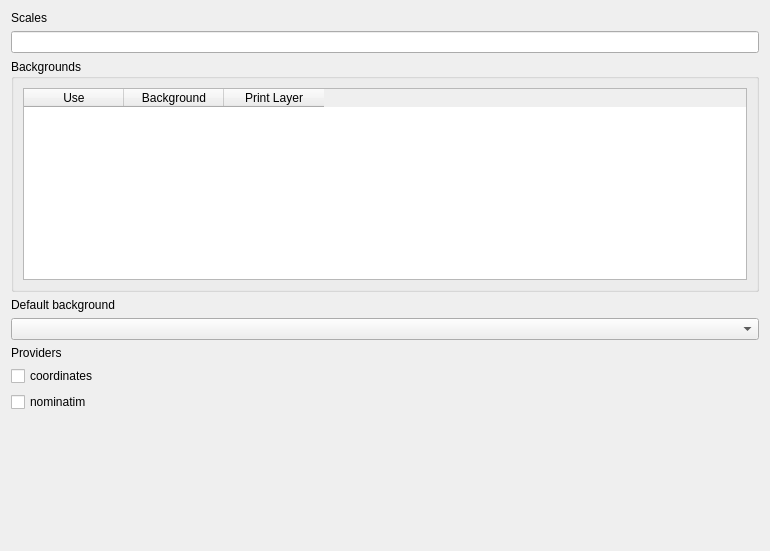
<?xml version="1.0" encoding="UTF-8"?>
<ui version="4.0">
 <class>Form</class>
 <widget class="QWidget" name="Form">
  <property name="geometry">
   <rect>
    <x>0</x>
    <y>0</y>
    <width>770</width>
    <height>551</height>
   </rect>
  </property>
  <property name="windowTitle">
   <string>Form</string>
  </property>
  <layout class="QGridLayout" name="gridLayout_2">
   <item row="0" column="0">
    <layout class="QGridLayout" name="gridLayout">
     <item row="1" column="1">
      <widget class="QLineEdit" name="scaleLineEdit">
       <property name="text">
        <string/>
       </property>
       <property name="placeholderText">
        <string/>
       </property>
      </widget>
     </item>
     <item row="6" column="1">
      <widget class="QCheckBox" name="coordinatesCheckBox">
       <property name="text">
        <string>coordinates</string>
       </property>
      </widget>
     </item>
     <item row="2" column="1">
      <widget class="QGroupBox" name="backgroundGroupBox">
       <property name="layoutDirection">
        <enum>Qt::LeftToRight</enum>
       </property>
       <property name="title">
        <string>Backgrounds</string>
       </property>
       <layout class="QVBoxLayout" name="backgroundLayout">
        <item>
         <widget class="QTableWidget" name="backgroundTable">
          <attribute name="horizontalHeaderVisible">
           <bool>true</bool>
          </attribute>
          <attribute name="horizontalHeaderCascadingSectionResizes">
           <bool>true</bool>
          </attribute>
          <attribute name="horizontalHeaderStretchLastSection">
           <bool>false</bool>
          </attribute>
          <attribute name="verticalHeaderVisible">
           <bool>false</bool>
          </attribute>
          <column>
           <property name="text">
            <string>Use</string>
           </property>
           <property name="textAlignment">
            <set>AlignCenter</set>
           </property>
          </column>
          <column>
           <property name="text">
            <string>Background</string>
           </property>
           <property name="textAlignment">
            <set>AlignCenter</set>
           </property>
          </column>
          <column>
           <property name="text">
            <string>Print Layer</string>
           </property>
           <property name="textAlignment">
            <set>AlignCenter</set>
           </property>
          </column>
         </widget>
        </item>
       </layout>
      </widget>
     </item>
     <item row="5" column="1">
      <widget class="QLabel" name="providersLabel">
       <property name="text">
        <string>Providers</string>
       </property>
      </widget>
     </item>
     <item row="7" column="1">
      <widget class="QCheckBox" name="nominatimCheckBox">
       <property name="text">
        <string>nominatim</string>
       </property>
      </widget>
     </item>
     <item row="0" column="1">
      <widget class="QLabel" name="scalesLabel">
       <property name="text">
        <string>Scales</string>
       </property>
      </widget>
     </item>
     <item row="3" column="1">
      <widget class="QLabel" name="backgroundLabel">
       <property name="text">
        <string>Default background</string>
       </property>
      </widget>
     </item>
     <item row="4" column="1">
      <widget class="QComboBox" name="backgroundComboBox"/>
     </item>
     <item row="9" column="1">
      <spacer name="verticalSpacer">
       <property name="orientation">
        <enum>Qt::Vertical</enum>
       </property>
       <property name="sizeHint" stdset="0">
        <size>
         <width>20</width>
         <height>40</height>
        </size>
       </property>
      </spacer>
     </item>
    </layout>
   </item>
  </layout>
 </widget>
 <resources/>
 <connections/>
</ui>
